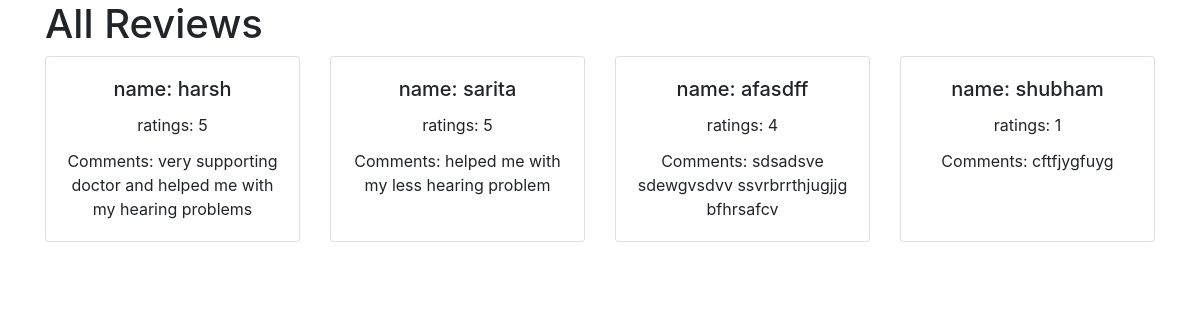
Page /myapp/reviews on the committed database.
### myapp/models.py (models this page shows)
class Review(models.Model):
    user = models.CharField(max_length=255)
    rating = models.IntegerField()
    comment = models.TextField()
    timestamp = models.DateTimeField(auto_now_add=True)

### myapp/views.py (the view)
# urls.py: path('reviews', views.reviews, name='reviews'),
def reviews(request):
    reviews = Review.objects.all()
    return render(request, 'all_reviews.html', {'reviews': reviews})

### TEMPLATES/all_reviews.html (shortened to what this page needs)
<!DOCTYPE html>
<html>
<head>
    <link rel="stylesheet" href="https://stackpath.bootstrapcdn.com/bootstrap/4.5.2/css/bootstrap.min.css">
</head>
<body>
    <div class="container">
        <h1>All Reviews</h1>
        <div class="card-deck text-center">
            {% for review in reviews %}
            <div class="card mb-4">
                <div class="card-body">
                    <h5 class="card-title">name: {{ review.user }}</h5>
                    <p class="card-title">ratings: {{ review.rating }}</p>
                    <p class="card-text">Comments: {{ review.comment }}</p>
                </div>
            </div>
            {% endfor %}
        </div>
    </div>
</body>
</html>

### rows in the picture
Review: user "harsh", rating "5", comment "very supporting doctor and helped me with my hearing problems"
Review: user "sarita", rating "5", comment "helped me with my less hearing problem"
Review: user "afasdff", rating "4", comment "sdsadsve sdewgvsdvv ssvrbrrthjugjjg bfhrsafcv"
Review: user "shubham", rating "1", comment "cftfjygfuyg"
